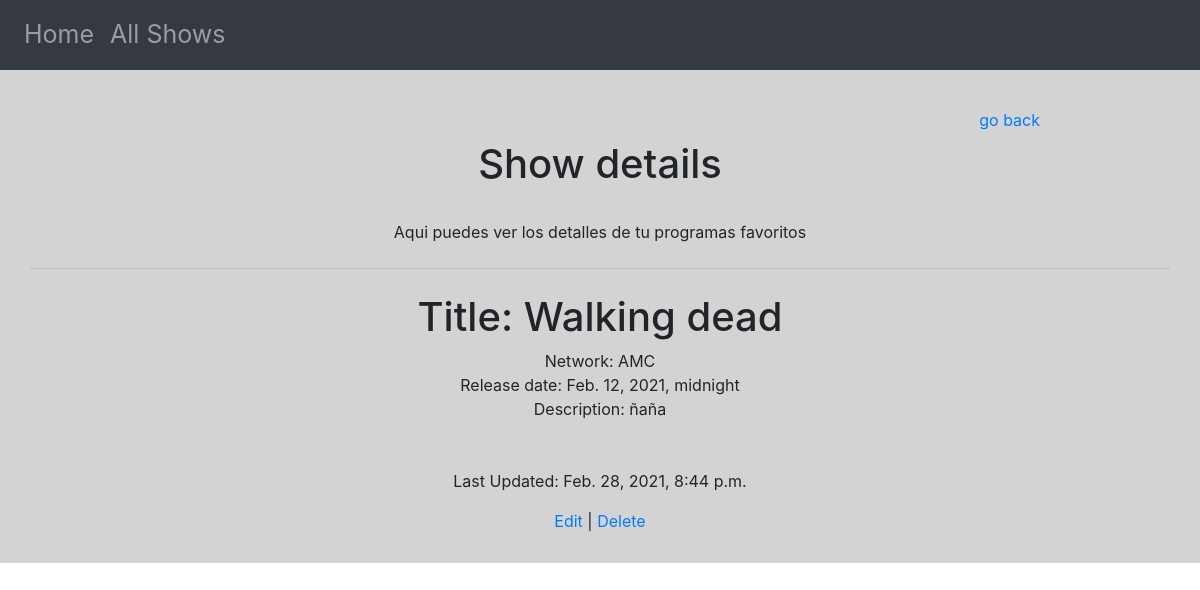
/shows/4, run on the app's committed database.
### show_app/models.py (models this page shows)
class Show(models.Model):
    title = models.CharField(max_length=255)
    network = models.CharField(max_length=255)
    release_date = models.DateTimeField()
    desc = models.TextField()
    created_at = models.DateTimeField(auto_now_add=True)
    updated_at = models.DateTimeField(auto_now=True)
    objects = ShowManager()

### show_app/views.py (the view)
# urls.py: path('shows/<show_id>', views.show),
def show(request, show_id):
    context = {
        'details_show': Show.objects.filter(id=show_id),
    }
    return render(request, 'show.html', context)

### show_app/templates/show.html (shortened to what this page needs)
<!DOCTYPE html>
<html lang="en">
<head>
     {% load static %}
      <link rel="stylesheet" href="{% static 'css/style.css' %}">
    <link rel="stylesheet" href="https://cdn.jsdelivr.net/npm/bootstrap@4.5.3/dist/css/bootstrap.min.css">
</head>
<body>
<div class="navbar navbar-expand-lg navbar-light bg-light navbar navbar-dark bg-dark">
        <ul class="navbar-nav mr-auto">
            <li class="nav-item">
                <a class="nav-link boot" href="/">Home</a>
            </li>
            <li class="nav-item">
                <a class="nav-link boot" href="/shows">All Shows</a>
            </li>
        </ul>
    </div>
    <div id="bloque1">
        <div id="goback"> <a class="nav-link" href="/shows">go back</a> </div>
        <h1>Show details</h1><br>
        <p>Aqui puedes ver los detalles de tu programas favoritos </p>
        <hr class="my-4">
        <div>
        {% for show in details_show %}
            <h1>Title: {{ show.title }}</h1>
            <p>Network: {{ show.network }}
                <br> Release date: {{ show.release_date }}
                <br> Description: {{ show.desc }}
            <br> <br> <br>
            Last Updated: {{ show.updated_at }}</p>
        </div>
        <a href="/shows/{{ show.id }}/edit">Edit</a> | <a href="/shows/{{show.id}}/destroy">Delete</a>
        {% endfor %}
    </div>
</body>
</html>

### show_app/static/css/style.css (style rules this page uses)
#bloque1 { background-color: lightgrey; text-align: center; width: 100%; min-height: 400px; padding: 30px; }
#goback { width:90%; text-align: right; }
.boot { font-size: 25px; }

### data on the page
Show: title "Walking dead", network "AMC", release_date "Feb. 12, 2021, midnight", desc "ñaña", updated_at "Feb. 28, 2021, 8:44 p.m."
